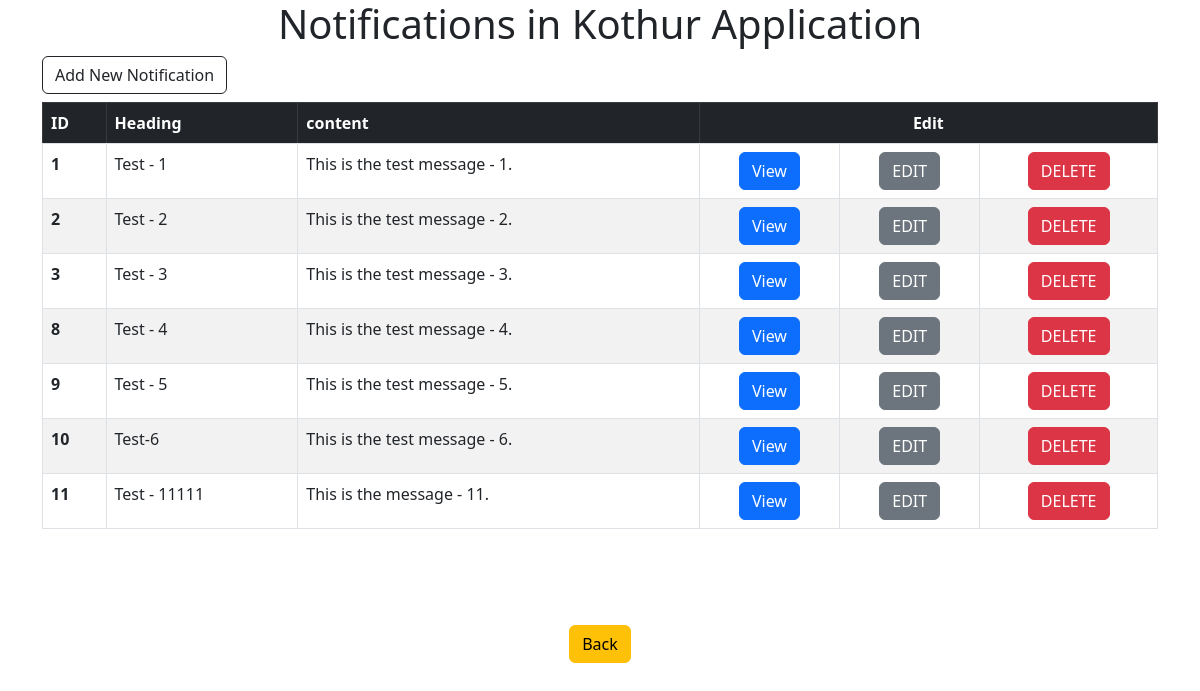
/Notifications/list.php, run on the app's committed database.
### tables this page shows
CREATE TABLE `notifications` (
  `id` int(11) NOT NULL,
  `heading` varchar(255) NOT NULL,
  `content` varchar(1000) NOT NULL
);

### Notifications/list.php (the view, shortened to what this page needs)
<?php include "../header.php"?>
  <div class="container">
    <h1 class="text-center" >Notifications in Kothur Application</h1>
      <a href="create.php" class='btn btn-outline-dark mb-2'> <i class="bi bi-person-plus"></i>Add New Notification</a>
        <table class="table table-striped table-bordered table-hover">
          <thead class="table-dark">
            <tr>
              <th  scope="col">ID</th>
              <th  scope="col">Heading</th>
              <th  scope="col">content</th>
              <th  scope="col" colspan="3" class="text-center">Edit</th>
            </tr>
          </thead>
            <tbody>
              <tr>
          <?php
            include "../db.php";
            $query="SELECT * FROM notifications";
            $view_users= mysqli_query($conn,$query);
            while($row= mysqli_fetch_assoc($view_users)){
              $id = $row['id'];
              $heading = $row['heading'];
              $content = $row['content'];
              echo "<tr >";
              echo " <th scope='row' >{$id}</th>";
              echo " <td > {$heading}</td>";
              echo " <td >{$content} </td>";
              echo " <td class='text-center'> <a href='view.php?user_id={$id}' class='btn btn-primary'> <i class='bi bi-eye'></i> View</a> </td>";
              echo " <td class='text-center' > <a href='update.php?edit&user_id={$id}' class='btn btn-secondary'><i class='bi bi-pencil'></i> EDIT</a> </td>";
              echo " <td  class='text-center'>  <a href='delete.php?delete={$id}' class='btn btn-danger'> <i class='bi bi-trash'></i> DELETE</a> </td>";
              echo " </tr> ";
                  }
                ?>
              </tr>
            </tbody>
        </table>
  </div>
<div class="container text-center mt-5">
      <a href="../home.php" class="btn btn-warning mt-5"> Back </a>
<?php include "../footer.php" ?>

### header.php (shortened to what this page needs)
<!DOCTYPE html>
<html lang="en">
<head>
     <link href="https://cdn.jsdelivr.net/npm/bootstrap@5.3.0-alpha1/dist/css/bootstrap.min.css" rel="stylesheet">
    <link rel="stylesheet" href="style.css">
</head>
<body>

### data on the page
notifications: id "1", heading "Test - 1", content "This is the test message - 1."
notifications: id "2", heading "Test - 2", content "This is the test message - 2."
notifications: id "3", heading "Test - 3", content "This is the test message - 3."
notifications: id "8", heading "Test - 4", content "This is the test message - 4."
notifications: id "9", heading "Test - 5", content "This is the test message - 5."
notifications: id "10", heading "Test-6", content "This is the test message - 6."
notifications: id "11", heading "Test - 11111", content "This is the message - 11."
